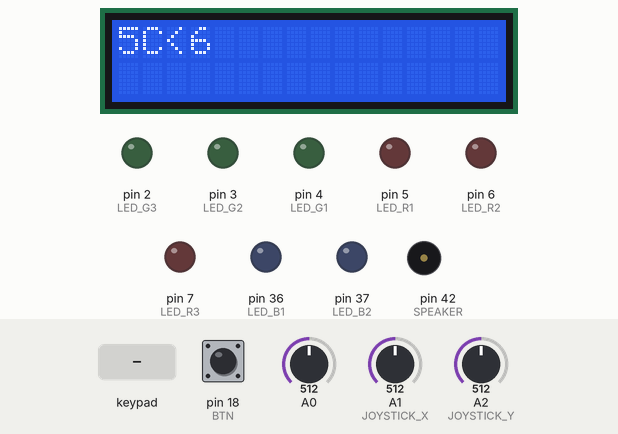
Bench run of a sketch on a simulated Arduino Mega 2560, built with avr-gcc and run on an emulated ATmega2560. Parts: 16×2 character LCD, output pins drawn as LEDs (lit = HIGH), buzzer (waves = sounding). Dashed ring = blinking. The inputs (shaded band) are chosen by the test bench; at power-on: A1 (JOYSTICK_X) = 512, pin 18 (BTN) HIGH, A0 = 512, A2 (JOYSTICK_Y) = 512. Random numbers use the default seed unless the sketch sets one; what the sketch prints to the serial monitor is not drawn.

Above: at 5.2 s.
5.3 s: keypad keys 5 3 5 2 5 1 5 0 # pressed 0.4 s apart
At 8.75 s:
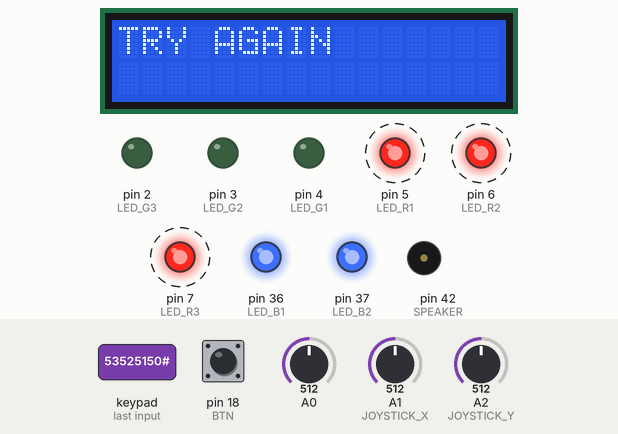
10.4 s: A1 (JOYSTICK_X) set to 117
11.9 s: A1 (JOYSTICK_X) set to 101
At 12.0 s:
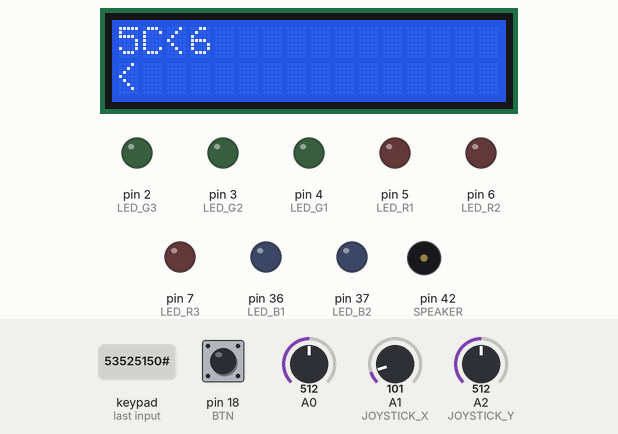
14.0 s: key 'A' pressed
At 14.7 s:
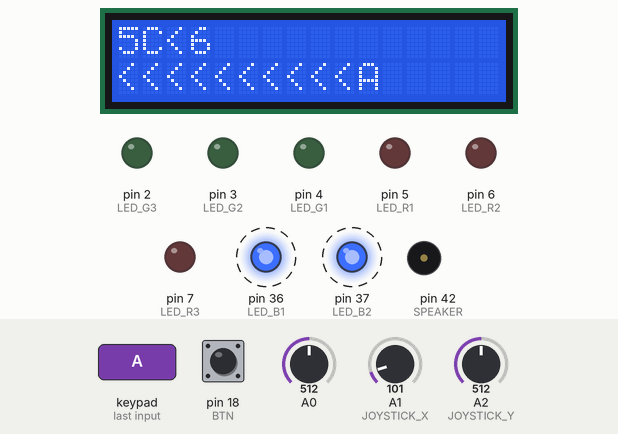
16.3 s: pin 18 (BTN) pulled LOW for 0.15 s
At 18.82 s:
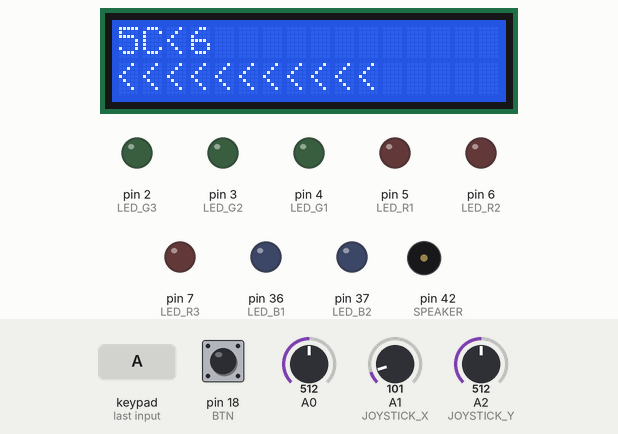
19.4 s: key 'B' pressed
At 20.6 s:
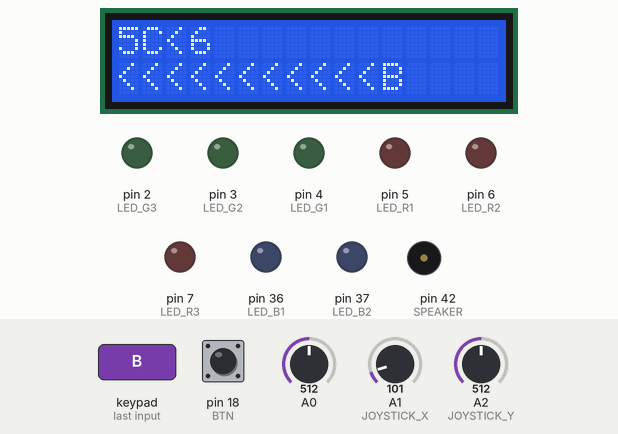
Timing chart, 0 to 32.0 s (numbered marks = the images above; inputs shaded):
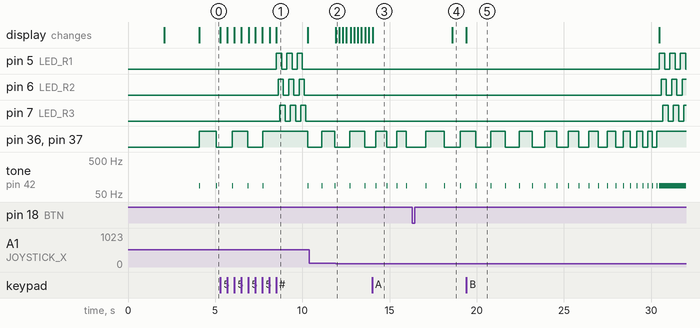

The sketch:

Embedded_Systems_Project.ino
```cpp
// Libraries included
#include <LiquidCrystal.h>
#include <Keypad.h>
#include <TimerOne.h>

// number of rows and number of columns
const byte ROWS = 4;
const byte COLS = 4;

// Joystick pins
const int JOYSTICK_X = A1;
const int JOYSTICK_Y = A2;
//const int JOYSTICK_BTN = 44; // Optional joystick button

// Threshold for joystick movement
const int JOYSTICK_THRESHOLD = 400; // Adjust as needed
const int CENTER = 512; // Midpoint for analog joystick (range: 0-1023)

// Variables to track joystick state
String joystickInput = "";

//Button pin
const int BTN = 18;

// LED pins
int LED_G1 = 4;
int LED_G2 = 3;
int LED_G3 = 2;
int LED_R1 = 5;
int LED_R2 = 6;
int LED_R3 = 7;
int LED_B1 = 36;
int LED_B2 = 37;

//Speaker on pin 42
const int SPEAKER = 42;

//Music key
#define NOTE_F 87

//Define note to SpeakerKey
volatile int SpeakerKey = NOTE_F;

// LED ARRAY
int LED_G[3] {LED_G1, LED_G2, LED_G3};
int LED_R[3] {LED_R1, LED_R2, LED_R3};
int LED_B[2] {LED_B1, LED_B2};

// Constants
int i = 0; // constant for check loop
int a = 0; // constant for membrane input
int j = 1; // current level
int k = 0; // constant for LED loop
int b = 0; // constant for LED loop
int c = 0;
int counter = 0; // counter to check if membrane input matches random output
char randOutput[12]; // max size of random output
char MembraneInput[sizeof(randOutput)]; // max size of membrane input, set at size of random output
long randChar; // define random output

// define what each keypad outputs
char keys[ROWS][COLS] = {
  {'1','2','3','A'},
  {'4','5','6','B'},
  {'7','8','9','C'},
  {'*','0','#','D'}
};

// The random character array to include directions
char randomChar[18] = {'0', '1', '2', '3', '4', '5', '6', '7', '8', '9', 'A', 'B', 'C', 'D', '^', 'v', '<', '>'}; // U: Up, D: Down, L: Left, R: Right

// Define row and column pins for the keypad
byte rowPins[ROWS] = {53, 52, 51, 50}; // row pinouts of the keypad
byte colPins[COLS] = {49, 48, 47, 46}; // column pinouts of the keypad

// Function to register our inputs to the corresponding row and column
Keypad keypad = Keypad(makeKeymap(keys), rowPins, colPins, ROWS, COLS);

// LCD module pins
LiquidCrystal lcd(8, 9, 10, 11, 12, 13);

// Non-blocking LED timing variables, being used to make the led blink with real time millis instead of the use of delay
unsigned long previousMillisG = 0;
unsigned long previousMillisR = 0;
unsigned long previousMillisB = 0;
unsigned long previousMillisSpeaker = 0;
const unsigned long intervalG = 100;
const unsigned long intervalR = 100;
unsigned long intervalB = 1000;
unsigned long intervalSpeaker = 1000;
bool ledStateG = LOW;
bool ledStateR = LOW;
bool ledStateB = LOW;

// 15-second timer variables to decide the length of each level
unsigned long levelStartTime = 0;
const unsigned long levelTimeLimit = 14000; // 15 seconds in milliseconds

// Function to clear specified row
void clearRow(byte rowToClear) {
  lcd.setCursor(0, rowToClear);
  lcd.print("                ");
}

void Levels(byte level) {
  //Stop Speaker
  noTone(SPEAKER);
  //Only print level on lcd when you are on level 1-5
  if (level < 9) {
    clearRow(0);
    lcd.setCursor(5, 0);
    lcd.print("LEVEL ");
    lcd.print(level);
    delay(2000);
    clearRow(0);
  }

  // Generate random characters for the level
  randomSeed(analogRead(0));
  for (i = 0; i <= (3 + level - 1); i++) { // Adjusting for level difficulty
    randChar = random(0, 17); // Updated range for joystick inputs
    randOutput[i] = randomChar[randChar]; // assigning random char to our random output on the lcd screen
    if(level == 9){ // if statement to determine the max level and print victory and generate lightshow. Reset to level 1
      clearRow(0);
      lcd.setCursor(3, 0);
      lcd.print("VICTORY :)");
      unsigned long startTime = millis();
      while (millis() - startTime < 6800) {// Blink for 6.8 seconds
        blinkGreenLEDsNonBlocking();
        blinkRedLEDsNonBlocking();
      }
      clearRow(0);
      clearRow(1);
      j = 1;
       // Reset Blue time indicator;
      intervalB = 1000;
      ledStateB = LOW;

      //Reset Speaker
      intervalSpeaker = 1000;

      Levels(j);
      break;
    }
  }
  randOutput[i] = '\0'; // Null-terminate the string

  // Reset timer for level
  levelStartTime = millis();

  // Display the random output
  lcd.setCursor(0, 0);
  lcd.print(randOutput);
  Serial.println(randOutput);
}

void readJoystickInput() {
  int xValue = analogRead(JOYSTICK_X);
  int yValue = analogRead(JOYSTICK_Y);

  if (xValue > CENTER + JOYSTICK_THRESHOLD) {
    joystickInput = ">"; // Right
  } else if (xValue < CENTER - JOYSTICK_THRESHOLD) {
    joystickInput = "<"; // Left
  } else if (yValue > CENTER + JOYSTICK_THRESHOLD) {
    joystickInput = "v"; // Down
  } else if (yValue < CENTER - JOYSTICK_THRESHOLD) {
    joystickInput = "^"; // Up
  } else {
    joystickInput = "";
  }

  // Append joystick input to MembraneInput
  if (joystickInput != "" && a < sizeof(MembraneInput) - 1) {
    MembraneInput[a] = joystickInput[0];
    a++;
    MembraneInput[a] = '\0'; // Null-terminate
    lcd.setCursor(0, 1);
    lcd.print(MembraneInput);
    Serial.println(MembraneInput);
    delay(200); // Debounce joystick input
  }
}


// Function to blink LEDs non-blocking. This function is important, so the LED can blink without interfering with the other hardware in order to prevent
// timing conflicts

// Blue LED Blink
void blinkBlueLEDsNonBlocking() {
  unsigned long currentMillis = millis();
  if (currentMillis - previousMillisB >= intervalB) {
    previousMillisB = currentMillis;
    ledStateB = !ledStateB;
    for (int k = 0; k < 2; k++) {
      digitalWrite(LED_B[k], ledStateB);
    }
    intervalB -= 35; // Reduce timer for faster blinking
  }
}


//Red LED blink
void blinkRedLEDsNonBlocking() {
  unsigned long currentMillis = millis();
  if (currentMillis - previousMillisR >= intervalR) {
    previousMillisR = currentMillis;
    ledStateR = !ledStateR;
    for (int k = 0; k < 3; k++) {
      digitalWrite(LED_R[k], ledStateR);
      delay(100);
    }
  }
}

//Green LED blink
void blinkGreenLEDsNonBlocking() {
  unsigned long currentMillis = millis();
  if (currentMillis - previousMillisG >= intervalG) {
    previousMillisG = currentMillis;
    ledStateG = !ledStateG;
    for (int k = 0; k < 3; k++) {
      digitalWrite(LED_G[k], ledStateG);
      delay(100);
    }
  }
}

// Function to check if the level is complete
void checkComplete(byte level) {
  counter = 0;
  for (i = 0; i <= (3 + level - 1); i++) {
    if (MembraneInput[i] == randOutput[i]) {
      counter++; //counter that increments everytime our input is equal the output
    }
  }

   //if statement to check if counter is equal to the corresponding random output, so on level 1 the counter is 4 and we have (3+level-1)+1 = 4
  if (counter == (3 + level - 1) + 1) {
    clearRow(0);
    clearRow(1);
    lcd.setCursor(0, 0);
    lcd.print("LEVEL COMPLETE");

    //Green LED blink, and starting the time for the duration of the blinks
    unsigned long startTime = millis();
    while (millis() - startTime < 1600) { //blink for 1.6 seconds
      blinkGreenLEDsNonBlocking();
    }
    // Reset input buffer and advance to next level
    memset(MembraneInput, 0, sizeof(MembraneInput));
    a = 0;
    j++; // Advance to next level

    // Reset Blue time indicator;
    intervalB = 1000;
    ledStateB = LOW;

    //Reset Speaker
    intervalSpeaker = 1000;

    Levels(j); // Initialize the next level
  } else {
    clearRow(0);
    clearRow(1);
    lcd.setCursor(0, 0);
    lcd.print("TRY AGAIN");

    //RED LED blink, and starting the time for the duration of the blinks
    unsigned long startTime = millis();
    while (millis() - startTime < 1600) {
      blinkRedLEDsNonBlocking();
    }
    clearRow(0);

    //Reset input buffer
    memset(MembraneInput, 0, sizeof(MembraneInput));
    a = 0;
    lcd.setCursor(0, 0);
    lcd.print(randOutput);
  }
}

//funtion to restart the game, and print Game Over
void GameOver() {
  //Speaker crazy mode
  tone(SPEAKER,SpeakerKey);

  clearRow(0);
  clearRow(1);
  lcd.setCursor(3, 0);
  lcd.print("GAME OVER!");

  //Red LED lightshow, when game is over
  unsigned long startTime = millis();
    while (millis() - startTime < 3600) { // Blink for 3.6 second
      blinkRedLEDsNonBlocking();
    }
  // Reset input buffer
  memset(MembraneInput, 0, sizeof(MembraneInput));
  a=0;
  // Reset Blue time indicator;
  intervalB = 1000;
  ledStateB = LOW;

  //Reset Speaker
  intervalSpeaker = 1000;

  j = 1; // Reset to level 1
  Levels(j);
}

//Function to speaker sound with faster buzzing with time passing
void Speaker() {
  unsigned long currentMillis = millis();
  if (currentMillis - previousMillisSpeaker >= intervalSpeaker) {
    previousMillisSpeaker = currentMillis;
    tone(SPEAKER,SpeakerKey);
    delay(50);
    noTone(SPEAKER);
    intervalSpeaker -= 35; // Reduce timer for faster buzzing
  }
}

void Restart(){
  j = 1;

  // Reset Blue time indicator;
  intervalB = 1000;
  ledStateB = LOW;

  //Reset Speaker
  intervalSpeaker = 1000;

  // Reset input buffer
  memset(MembraneInput, 0, sizeof(MembraneInput));
  a=0;

  // Reset timer for level
  levelStartTime = millis();
  Levels(j);
}

void setup() {
  //manual intterupt button, game over
  attachInterrupt(digitalPinToInterrupt(BTN), Restart, RISING);
  pinMode(BTN, INPUT_PULLUP);
  // Setup LEDs
  pinMode(LED_G1, OUTPUT);
  pinMode(LED_G2, OUTPUT);
  pinMode(LED_G3, OUTPUT);
  pinMode(LED_R1, OUTPUT);
  pinMode(LED_R2, OUTPUT);
  pinMode(LED_R3, OUTPUT);
  pinMode(LED_B1, OUTPUT);
  pinMode(LED_B2, OUTPUT);

  //Setup Speaker
  pinMode(SPEAKER, OUTPUT);

  // Setup LCD and start the game
  Serial.begin(9600);
  lcd.begin(16, 2);
  lcd.setCursor(3, 0);
  lcd.print("WELCOME");
  delay(2000);
  Levels(j); // Initialize the first level
}

void loop() {
  // Check for keypad input
  char key = keypad.getKey();
  if (key != NO_KEY) {
    if (key == '*') { // Clear input buffer
      memset(MembraneInput, 0, sizeof(MembraneInput));
      a = 0;
      clearRow(1);
    } else if (key == '#') { // Check completion
      checkComplete(j);
    } else { // Store input
      MembraneInput[a] = key;
      a++;
      MembraneInput[a] = '\0'; // Null-terminate the string for safety
      lcd.setCursor(0, 1);
      lcd.print(MembraneInput);
      Serial.println(MembraneInput);
    }
  }

   // Read joystick input
  readJoystickInput();

  // Check if time limit is exceeded
  if (millis() - levelStartTime > levelTimeLimit) {
    GameOver();
  }

  //Blue LED time indicating
  blinkBlueLEDsNonBlocking();

  //Speaker function indicating time
  Speaker();

}
```

Measured:
- the behaviour switches between 112 and 111 on A1 (JOYSTICK_X) (found by bisection; images 1 and 2)
- after the input at 5.3 s, pin 5 (LED_R1): alternates HIGH for 0.30 s and LOW for 0.30 s, starting after 3.2 s; pin 6 (LED_R2): alternates HIGH for 0.30 s and LOW for 0.30 s, starting after 3.3 s; pin 7 (LED_R3): alternates HIGH for 0.30 s and LOW for 0.30 s, starting after 3.4 s; the display: first changes at once (image 1 shows a later state)
- after the input at 11.9 s, the display: changes at once (image 2)
- by itself, tone on pin 42 (SPEAKER): plays 87 Hz for 0.05 s, 87 Hz for 0.05 s, 87 Hz for 0.05 s, 87 Hz for 0.05 s, 87 Hz for 0.05 s, 87 Hz for 0.05 s … (21 notes in this stretch)
